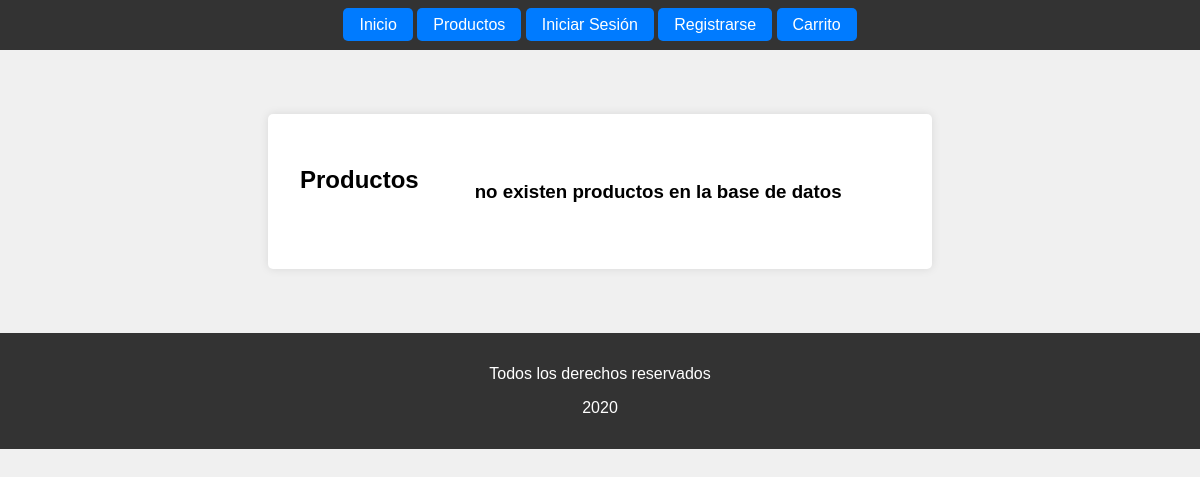
The page /products.php (signed in) on the database as committed earlier.
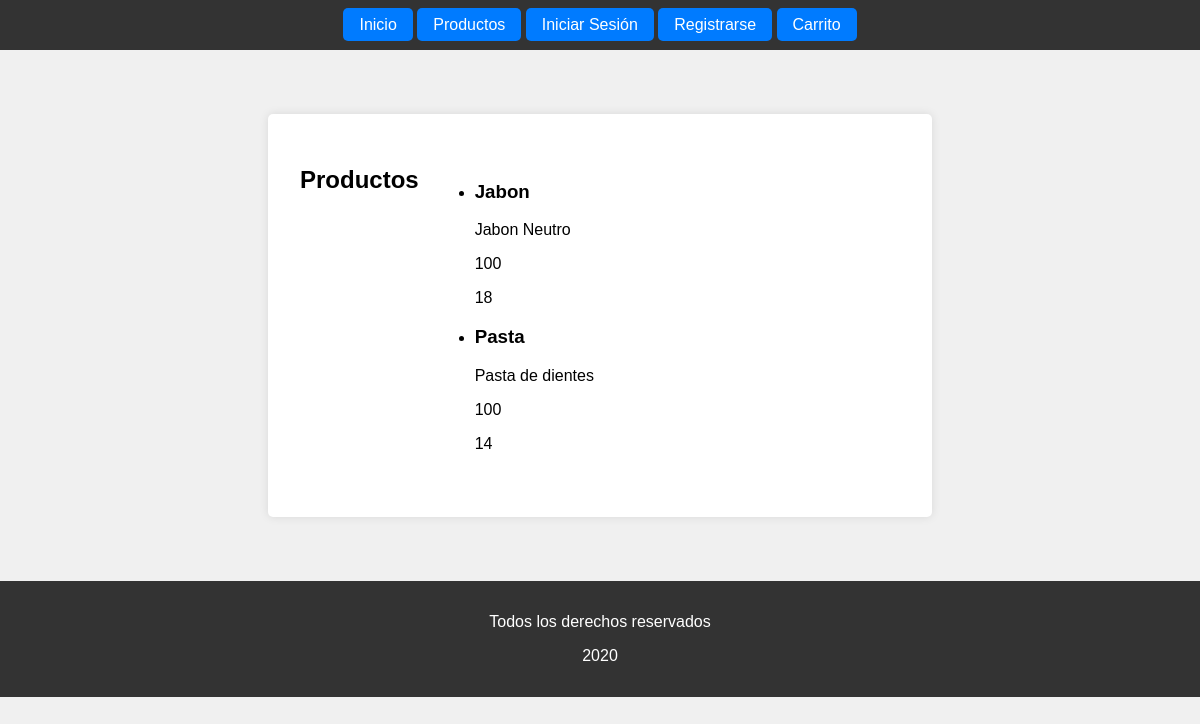
The same page on the database as committed later.
### tables this page shows
CREATE TABLE `productos` (
  `ID` int(10) NOT NULL,
  `Nombre` varchar(50) NOT NULL,
  `Inventario` int(10) NOT NULL,
  `Precio` double NOT NULL,
  `Descripcion` varchar(200) NOT NULL
);

### products.php (the view, shortened to what this page needs)
<?php
    require_once("conector.php");
?>
<!DOCTYPE html>
<html lang="es">
<head>
    <link rel="stylesheet" href="css/styles.css">
</head>
<body>
    <header>
        <a href="index.php">Inicio</a>
        <a href="products.php">Productos</a>
        <a href="login.php">Iniciar Sesión</a>
        <a href="register.php">Registrarse</a>
        <a href="cart.php">Carrito</a>
    </header>
    <main>
        <section class="product-list">
            <section class="products">
                <h2>Productos</h2>
                <ul>
                    <?php
                        $sql = "select * from productos";
                        $result = $mysqli->query($sql);
                        if ($result->num_rows > 0) {
                            while ($row = $result->fetch_assoc()){
                                echo "<li>";
                                echo "<h3>".htmlspecialchars($row['Nombre'])."</h3>";
                                echo "<p>".htmlspecialchars($row['Descripcion'])."</p>";
                                echo "<p>".htmlspecialchars($row['Inventario'])."</p>";
                                echo "<p>".htmlspecialchars($row['Precio'])."</p>";
                            }
                        }else{
                            echo "<h3>no existen productos en la base de datos</h3>";
                        }
                    ?>
                </ul>
            </section>
        </section>
    </main>
    <footer>
        <p>Todos los derechos reservados</p>
        <p>2020</p>
    </footer>
</body>
</html>

### css/styles.css (style rules this page uses)
body { font-family: Arial, sans-serif; margin: 0; padding: 0; background-color: #f0f0f0; }
header, footer { background-color: #333; color: #fff; text-align: center; padding: 1rem; }
main { padding: 2rem; }
.login-form, .register-form, .product-list { max-width: 600px; margin: 2rem auto; background-color: #fff; padding: 2rem; border-radius: 5px; box-shadow: 0 0 10px rgba(0,0,0,0.1); }
.login-form h2, .register-form h2, .product-list h2 { margin-bottom: 1rem; }
.product-list .products { display: flex; flex-wrap: wrap; gap: 1rem; }
header a { background-color: #007BFF; color: #fff; padding: 0.5rem 1rem; border: none; border-radius: 5px; cursor: pointer; }
a { text-decoration: none; }

Rows that differ between the two databases and show on the page:
added productos: Nombre "Jabon", Descripcion "Jabon Neutro", Inventario "100", Precio "18"
added productos: Nombre "Pasta", Descripcion "Pasta de dientes", Inventario "100", Precio "14"
Other text that changed with them:
text no longer shown: "no existen productos en la base de datos"
